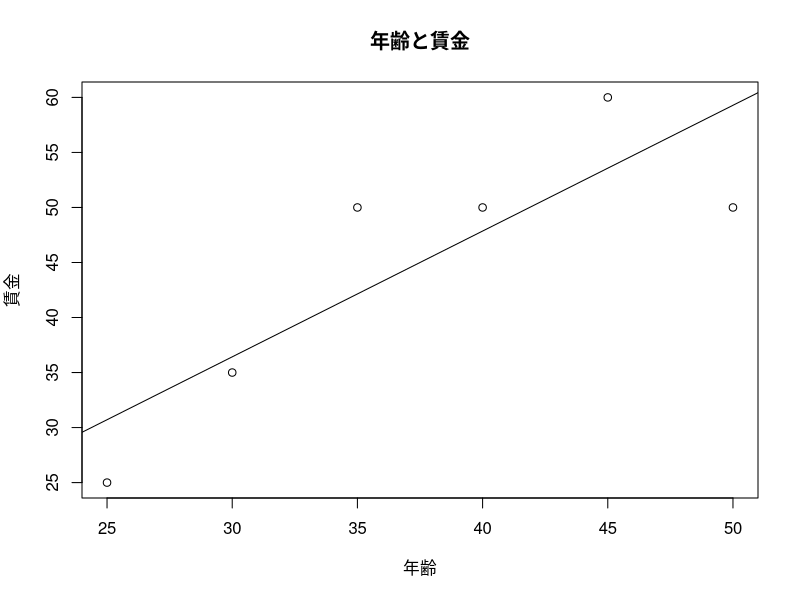

Write R code to recreate this figure.
data1 <- read.table("kq0302.csv",header = TRUE, sep =",")
data1
plot(data1$X, data1$Y,xlab="年齢",ylab="賃金",main="年齢と賃金")
fm <- lm(Y ~ X, data = data1)
abline(fm)
summary(fm)
